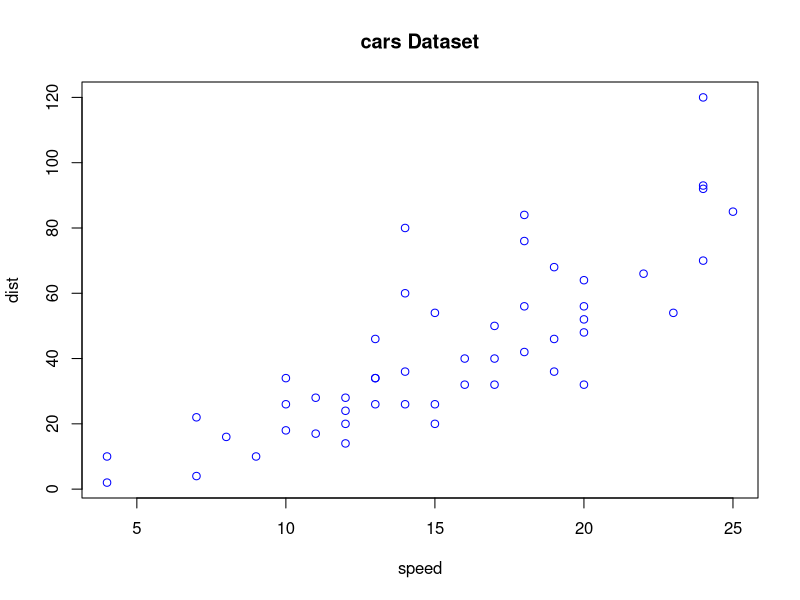

Write the R code that produced this figure.
# Scatterplot

# create data for the graph

datasets::cars
plot(cars,main="cars Dataset",xlab="speed",ylab="dist",col="blue")